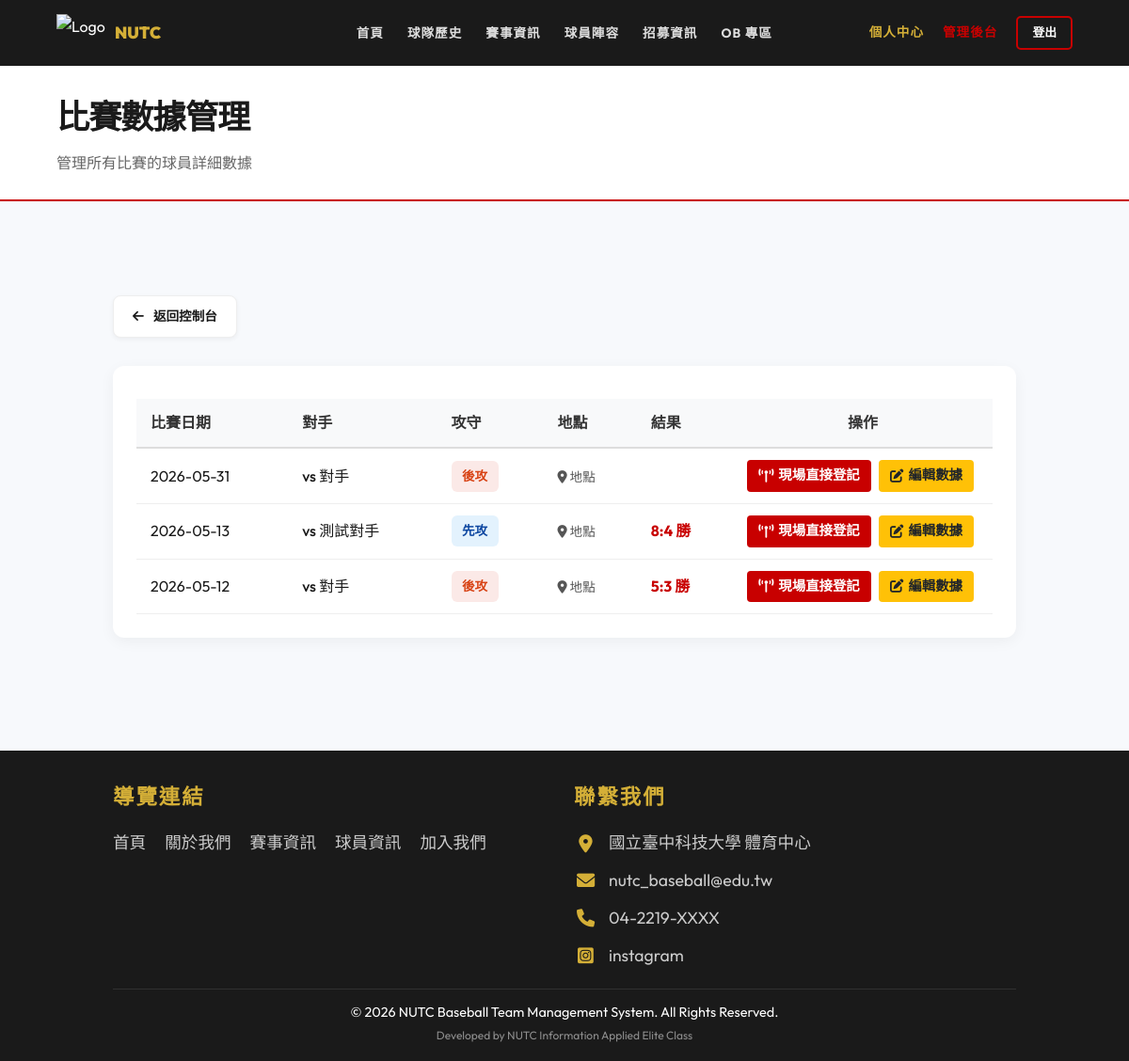
The page /admin_game_stats.php (signed in) on the database its author committed.
### tables this page shows
CREATE TABLE `game` (
  `Game_id` int(11) NOT NULL COMMENT '比賽識別碼',
  `Team_Id` int(11) NOT NULL COMMENT '關聯 Team.team_Id',
  `game_date` date DEFAULT NULL COMMENT '比賽日期',
  `game_time` time DEFAULT NULL COMMENT '比賽時間 (如: 12:30)',
  `location` varchar(100) DEFAULT NULL COMMENT '比賽地點',
  `opponent` varchar(1000) DEFAULT NULL,
  `result` varchar(10) DEFAULT NULL COMMENT '比賽結果 (如：14 vs 12 勝)',
  `batting_first` varchar(10) DEFAULT NULL COMMENT '先攻或後攻'
);

CREATE TABLE `contact_us` (
  `id` int(11) NOT NULL,
  `icon_class` varchar(50) NOT NULL,
  `content_text` varchar(255) NOT NULL,
  `link` varchar(255) DEFAULT NULL
);

### includes/Database.php (called while the page is built, shortened)
<?php
class Database {
    private $pdo;
    public function __construct() {
        $host = 'localhost';
        $db   = 'baseball_web';
        $user = 'root';
        $pass = '';
        $charset = 'utf8mb4';
        $dsn = "mysql:host=$host;port=3306;dbname=$db;charset=$charset";
        $options = [
            PDO::ATTR_ERRMODE            => PDO::ERRMODE_EXCEPTION,
            PDO::ATTR_DEFAULT_FETCH_MODE => PDO::FETCH_ASSOC,
            PDO::ATTR_EMULATE_PREPARES   => false,
        ];
        try {
            $this->pdo = new PDO($dsn, $user, $pass, $options);
            $stmt = $this->pdo->query("DESCRIBE `player_game_details`");
            $cols = $stmt->fetchAll(PDO::FETCH_COLUMN);
        } catch (\PDOException $e) {
            throw new \PDOException($e->getMessage(), (int)$e->getCode());
        }
    }
    public function getAll($table) {
        $stmt = $this->pdo->query("SELECT * FROM `$table`");
        return $stmt->fetchAll();
    }
}

### includes/config.php (called while the page is built, shortened)
<?php
require_once 'Database.php';
$db = new Database();

### admin_game_stats.php (the view, shortened to what this page needs)
<?php
require_once 'includes/header.php';
$games = $db->getAll('game');
usort($games, function($a, $b) {
    return strtotime($b['game_date']) - strtotime($a['game_date']);
});
?>
<div class="page-header">
    <h1>比賽數據管理</h1>
    <p>管理所有比賽的球員詳細數據</p>
</div>
<section>
    <div class="container">
        <a href="admin_dashboard.php" class="admin-back-btn">
            <i class="fas fa-arrow-left"></i> 返回控制台
        </a>
        <div class="admin-list-card" style="background: white; border-radius: 12px; padding: 25px; box-shadow: 0 4px 15px rgba(0,0,0,0.05); overflow-x: auto;">
            <table class="admin-table" style="width:100%; border-collapse:collapse; text-align:left;">
                <thead>
                    <tr style="background: #f8f9fa; border-bottom: 2px solid #ddd;">
                        <th style="padding: 12px 15px; text-align: left; color: #333;">比賽日期</th>
                        <th style="padding: 12px 15px; text-align: left; color: #333;">對手</th>
                        <th style="padding: 12px 15px; text-align: left; color: #333;">攻守</th>
                        <th style="padding: 12px 15px; text-align: left; color: #333;">地點</th>
                        <th style="padding: 12px 15px; text-align: left; color: #333;">結果</th>
                        <th style="padding: 12px 15px; text-align: center; color: #333;">操作</th>
                    </tr>
                </thead>
                <tbody>
                    <?php if (count($games) === 0): ?>
                    <tr>
                        <td colspan="6" style="padding:20px; text-align:center; color:#777;">目前無任何比賽記錄</td>
                    </tr>
                    <?php else: ?>
                        <?php foreach($games as $g): ?>
                        <tr style="border-bottom:1px solid #eee; transition: background 0.3s; vertical-align: middle;">
                            <td style="padding: 12px 15px;"><?= htmlspecialchars($g['game_date']) ?></td>
                            <td style="padding: 12px 15px; font-weight: 500;">vs <?= htmlspecialchars($g['opponent']) ?></td>
                            <td style="padding: 12px 15px;">
                                <?php
                                $batting_label = htmlspecialchars($g['batting_first']) ?: '未設定';
                                $batting_style = 'background: #f8f9fa; color: #6c757d;';
                                if ($g['batting_first'] === '先攻') {
                                    $batting_style = 'background: #e3f2fd; color: #0d47a1;';
                                } elseif ($g['batting_first'] === '後攻') {
                                    $batting_style = 'background: #fbe9e7; color: #d84315;';
                                }
                                ?>
                                <span class="badge" style="padding: 5px 10px; border-radius: 6px; font-size: 0.85em; font-weight: bold; display: inline-block; text-align: center; min-width: 50px; <?= $batting_style ?>">
                                    <?= $batting_label ?>
                                </span>
                            </td>
                            <td style="padding: 12px 15px;"><span style="color:#555; font-size:0.85em;"><i class="fas fa-map-marker-alt"></i> <?= htmlspecialchars($g['location']) ?></span></td>
                            <td style="padding: 12px 15px; font-weight: bold; color: <?= strpos($g['result'], '勝') !== false ? 'var(--primary)' : (strpos($g['result'], '敗') !== false ? '#dc3545' : '#333') ?>;"><?= htmlspecialchars($g['result']) ?></td>
                            <td style="padding: 12px 15px; text-align:center; white-space: nowrap;">
                                <a href="admin_game_live_score.php?game_id=<?= $g['Game_id'] ?>" class="admin-action-btn" style="background: var(--primary); color: white;">
                                    <i class="fas fa-broadcast-tower"></i> 現場直接登記
                                </a>
                                <a href="admin_game_stats_edit.php?game_id=<?= $g['Game_id'] ?>" class="admin-action-btn admin-btn-edit">
                                    <i class="fas fa-edit"></i> 編輯數據
                                </a>
                            </td>
                        </tr>
                        <?php endforeach; ?>
                    <?php endif; ?>
                </tbody>
            </table>
        </div>
    </div>
</section>
<?php require_once 'includes/footer.php'; ?>

### includes/footer.php (shortened to what this page needs)
<?php
$contactInfos = $db->getAll('contact_us');
?>
<footer>
    <div class="footer-content">
        <div class="footer-section">
            <h3>導覽連結</h3>
            <ul class="footer-links">
                <li><a href="index.php">首頁</a></li>
                <li><a href="about.php">關於我們</a></li>
                <li><a href="matches.php">賽事資訊</a></li>
                <li><a href="players.php">球員資訊</a></li>
                <li><a href="join.php">加入我們</a></li>
            </ul>
        </div>
        <div class="footer-section">
            <h3>聯繫我們</h3>
            <div class="footer-contact-list">
                <?php if (empty($contactInfos)): ?>
                    <p class="footer-contact-empty">尚未設定聯絡資訊</p>
                <?php else: ?>
                    <?php foreach ($contactInfos as $c): ?>
                        <p class="footer-contact-item">
                            <i class="<?= htmlspecialchars($c['icon_class']) ?>"></i>
                            <?php if (!empty($c['link'])): ?>
                                <a href="<?= htmlspecialchars($c['link']) ?>" target="_blank"><?= htmlspecialchars($c['content_text']) ?></a>
                            <?php else: ?>
                                <span><?= htmlspecialchars($c['content_text']) ?></span>
                            <?php endif; ?>
                        </p>
                    <?php endforeach; ?>
                <?php endif; ?>
            </div>
        </div>
    </div>
    <div class="footer-bottom">
        &copy; 2026 NUTC Baseball Team Management System. All Rights Reserved.
        <br><small style="opacity: 0.5;">Developed by NUTC Information Applied Elite Class</small>
    </div>
</footer>
</body>
</html>

### assets/css/style.css (style rules this page uses)
:root { --primary: #C80000; --secondary: #D4AF37; --bg-white: #FFFFFF; --bg-dark: #1A1A1A; --text-white: #FFFFFF; --text-dark: #1A1A1A; --gray-light: #F4F4F4; --transition: all 0.3s ease-in-out; }
* { margin: 0; padding: 0; box-sizing: border-box; font-family: 'Outfit', 'Noto Sans TC', -apple-system, sans-serif; }
body { background-color: #f7f9fc; color: var(--text-dark); line-height: 1.7; }
section { padding: 60px 10%; background-color: transparent; }
.page-header { padding: 25px 5%; background-color: #fff; border-bottom: 2px solid var(--primary); margin-bottom: 20px; text-align: left; }
.page-header h1 { font-size: 2.2rem; font-weight: 900; color: var(--bg-dark); text-transform: uppercase; letter-spacing: -1px; margin: 0; position: relative; display: inline-block; }
.page-header p { font-size: 1rem; color: #666; margin-top: 5px; font-weight: 500; }
.back-btn, .admin-back-btn { display: inline-flex; align-items: center; gap: 10px; color: var(--bg-dark); text-decoration: none; font-weight: 700; margin-bottom: 30px; padding: 10px 20px; background: white; border: 1px solid #eee; border-radius: 8px; box-shadow: 0 2px 5px rgba(0,0,0,0.05); transition: var(--transition); font-size: 0.85rem; }
section { padding: 80px 10%; }
footer { background: var(--bg-dark); color: var(--text-white); padding: 30px 10% 15px; margin-top: 40px; }
.footer-content { display: grid; grid-template-columns: repeat(auto-fit, minmax(200px, 1fr)); gap: 20px; margin-bottom: 20px; }
.footer-section h3 { margin-bottom: 15px; font-size: 1.4rem; letter-spacing: 2px; color: var(--secondary); }
.footer-links { list-style: none; padding: 0; display: flex; flex-direction: row; flex-wrap: wrap; gap: 10px 20px; }
.footer-links a { color: #ccc; text-decoration: none; transition: color 0.3s, transform 0.3s; font-size: 1.1rem; }
.footer-contact-list { display: flex; flex-direction: column; gap: 10px; }
.footer-contact-item { margin: 0; font-size: 1.1rem; color: #ccc; display: flex; align-items: center; gap: 12px; }
.footer-contact-item i { color: var(--secondary); font-size: 1.2rem; width: 25px; text-align: center; }
.footer-contact-item a { color: #ccc; text-decoration: none; transition: color 0.3s; }
.footer-bottom { text-align: center; padding-top: 12px; border-top: 1px solid rgba(255,255,255,0.1); font-size: 0.9rem; }
.admin-table { width: 100%; border-collapse: collapse; margin-top: 10px; }
.admin-table th, .admin-table td { padding: 12px 15px; text-align: left; border-bottom: 1px solid #eee; }
.admin-table th { background: #f8f9fa; font-weight: 700; color: #333; border-bottom: 2px solid #ddd; }
.admin-table th:last-child, .admin-table td:last-child { text-align: center; width: 180px; min-width: 180px; white-space: nowrap; }
.container { max-width: 1500px; margin: 0 auto; }
.badge { padding: 5px 15px; border-radius: 50px; font-weight: 700; font-size: 0.8rem; }
.admin-table td, .admin-table th { white-space: nowrap; }

### includes/header.php (style rules this page uses)
.admin-action-btn { display: inline-flex; align-items: center; justify-content: center; border: none; padding: 6px 12px; border-radius: 4px; cursor: pointer; transition: background 0.3s, color 0.3s; text-decoration: none; font-size: 0.9rem; font-weight: 600; font-family: inherit; line-height: 1.5; box-sizing: border-box; gap: 5px; margin-right: 5px; }
.admin-btn-edit { background: #ffc107; color: #212529; }

### rows shown on the page
game: game_date "2026-05-31", opponent "對手", batting_first "後攻", location "地點"
game: game_date "2026-05-13", opponent "測試對手", batting_first "先攻", location "地點", result "8:4 勝"
game: game_date "2026-05-12", opponent "對手", batting_first "後攻", location "地點", result "5:3 勝"
contact_us: content_text "國立臺中科技大學 體育中心"
contact_us: content_text "nutc_baseball@edu.tw"
contact_us: content_text "04-2219-XXXX"
contact_us: content_text "instagram"
